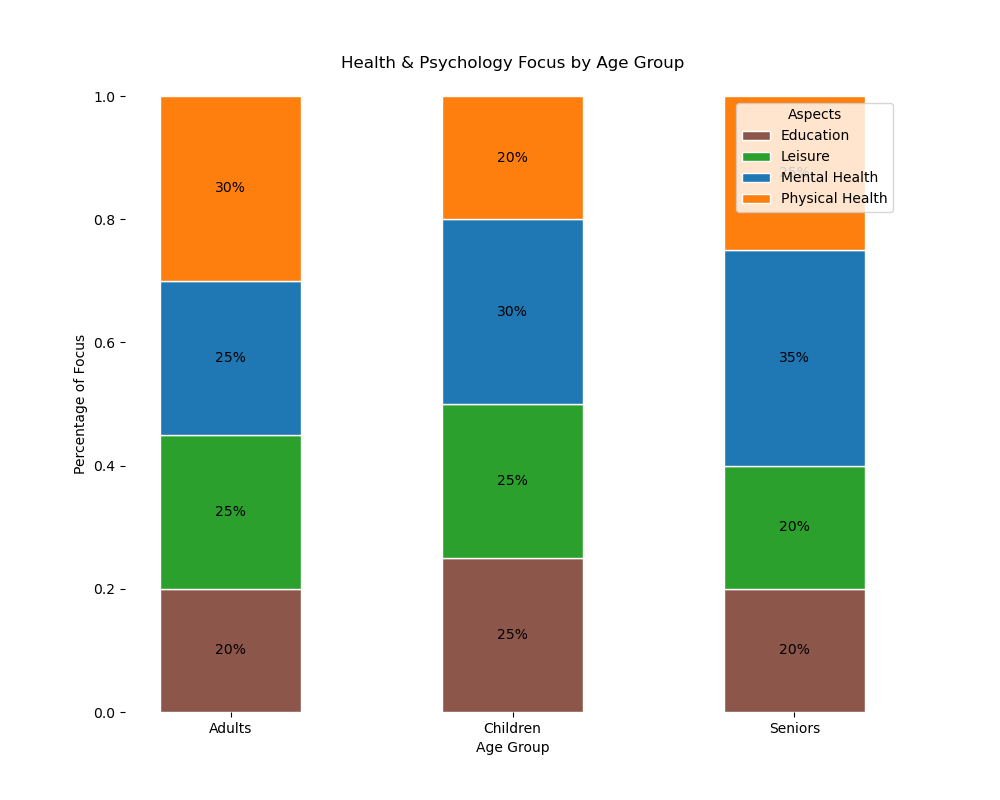

Reproduce this figure in Python.

import numpy as np
import pandas as pd
import seaborn as sns
import matplotlib.pyplot as plt

# Creating the dataframe
data = {
    "Category": ["Children"]*4 + ["Adults"]*4 + ["Seniors"]*4,
    "Item": ["Mental Health", "Physical Health", "Education", "Leisure"]*3,
    "Percentage": [30, 20, 25, 25, 25, 30, 20, 25, 35, 25, 20, 20]
}
df = pd.DataFrame(data)

# Pivot the dataframe to wide format
df_pivot = df.pivot("Category", "Item", "Percentage")

# Normalize the data as fractions
df_pivot_normalized = df_pivot.div(df_pivot.sum(axis=1), axis=0)

# Bar colors
colors = ["#8c564b", "#2ca02c", "#1f77b4", "#ff7f0e"]

# Initialize the matplotlib figure
f, ax = plt.subplots(figsize=(10, 8))

# Plot the bars vertically (stacked)
bar_sections = []
prev_values = np.zeros(len(df_pivot_normalized))

for i, col in enumerate(df_pivot_normalized.columns):
    values = df_pivot_normalized[col]
    bar_section = plt.bar(df_pivot_normalized.index, values, bottom=prev_values, 
                          color=colors[i], edgecolor='white', width=0.5)
    bar_sections.append(bar_section)
    prev_values += values

# Add a legend and informative axis label
ax.legend(bar_sections, df_pivot_normalized.columns, loc="upper right", title="Aspects")
ax.set(ylim=(0, 1), xlabel="Age Group", ylabel="Percentage of Focus")

# Add percentage values to each section.
for bar in bar_sections:
    for rect in bar:
        height = rect.get_height()
        y_value = rect.get_y() + height / 2
        label = f"{height:.0%}"
        plt.text(rect.get_x() + rect.get_width() / 2, y_value, label, va='center', ha='center', color='black')

# Set the title of the chart
plt.title('Health & Psychology Focus by Age Group', pad=20)

sns.despine(left=True, bottom=True)

# Display the chart
plt.show()
